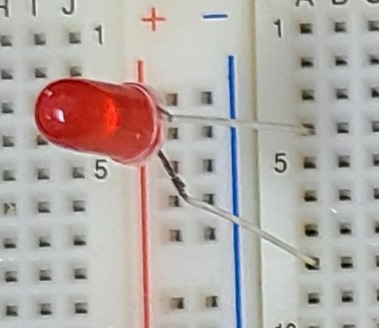
#> input picture temp/led2.JPG, 379 x 328 px, found by its file name
$ python led_claude.py
#> lines starting #> are read from the running program, lines starting #| are printed output that depends on the picture; after the words box and inside, x2 and y2 are one past the last pixel; in counts of white or black regions, pixels touching at a corner belong together
import cv2
import numpy as np
import matplotlib.pyplot as plt
from scipy.spatial.distance import cdist

def detect_led_lead_endpoints(image_path):
    """
    LED 리드의 끝점 좌표를 검출하는 함수

    Args:
        image_path (str): 이미지 파일 경로

    Returns:
        list: [(x1, y1), (x2, y2)] 형태의 끝점 좌표 리스트
    """
#> called with image_path = 'led2.jpg'

    # 1. 이미지 로드
    image = cv2.imread(image_path)
#> image is the input picture: shape (328, 379, 3); mean B, G, R 166.9, 171.4, 179.8
    if image is None:
        raise ValueError(f"이미지를 불러올 수 없습니다: {image_path}")

    # 원본 이미지 복사 (결과 시각화용)
    result_image = image.copy()

    # 그레이스케일 변환
    gray = cv2.cvtColor(image, cv2.COLOR_BGR2GRAY)
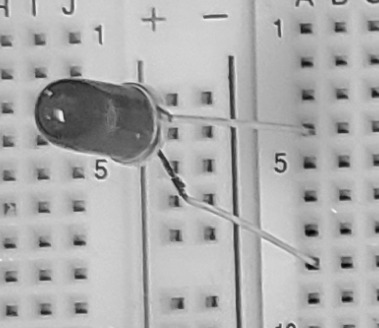
#> gray: shape (328, 379); min 4, max 244, mean 173.4

    # 2. 노이즈 제거 및 전처리
    blurred = cv2.GaussianBlur(gray, (5, 5), 0)

    # 3. 어두운 구멍 검출 (브레드보드 구멍)
    # 임계값을 사용해 어두운 영역 찾기
    _, thresh_dark = cv2.threshold(blurred, 0, 255, cv2.THRESH_BINARY_INV + cv2.THRESH_OTSU)
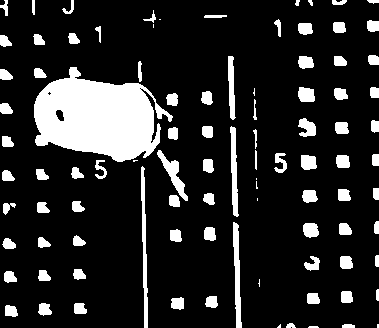
#> thresh_dark: shape (328, 379); 15.6% white; 96 white regions (10 under 20 px), largest, box (x1, y1, x2, y2) and area: (34, 67, 173, 162) 8374, (141, 166, 148, 328) 608, (233, 222, 242, 328) 567

    # 모폴로지 연산으로 구멍 모양 개선
    kernel_circle = cv2.getStructuringElement(cv2.MORPH_ELLIPSE, (5, 5))
    holes_mask = cv2.morphologyEx(thresh_dark, cv2.MORPH_OPEN, kernel_circle)
#> holes_mask: shape (328, 379); 13.9% white; 76 white regions (3 under 20 px), largest, box (x1, y1, x2, y2) and area: (34, 67, 160, 162) 8109, (233, 223, 242, 328) 560, (230, 127, 238, 216) 472
    holes_mask = cv2.morphologyEx(holes_mask, cv2.MORPH_CLOSE, kernel_circle)
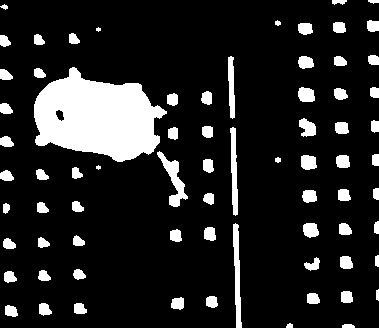
#> holes_mask: shape (328, 379); 14.1% white; 73 white regions (2 under 20 px), largest, box (x1, y1, x2, y2) and area: (34, 67, 167, 162) 8294, (157, 151, 188, 207) 577, (233, 223, 242, 328) 560

    # 4. 구멍 검출 (원형 검출)
    circles = cv2.HoughCircles(
        holes_mask,
        cv2.HOUGH_GRADIENT,
        dp=1,
        minDist=20,
        param1=50,
        param2=15,
        minRadius=3,
        maxRadius=15
    )
#> circles = None

    hole_centers = []
    if circles is not None:
        circles = np.round(circles[0, :]).astype("int")
        hole_centers = [(x, y) for x, y in circles[:, :2]]

    # 5. 엣지 검출로 리드 찾기
    edges = cv2.Canny(blurred, 50, 150, apertureSize=3)
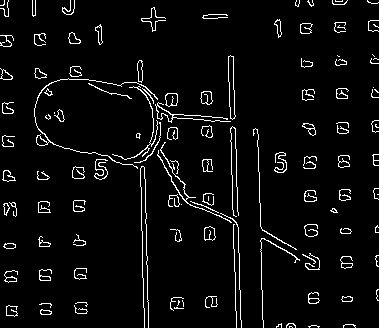
#> edges: shape (328, 379); 4.8% white in thin lines or dots

    # 6. 허프 라인 변환으로 직선 검출
    lines = cv2.HoughLinesP(
        edges,
        rho=1,
        theta=np.pi/180,
        threshold=30,
        minLineLength=20,
        maxLineGap=10
    )
#> lines = 56 rows, first 6: [231, 156, 235, 298], [232, 56, 235, 116], [141, 187, 143, 307], [261, 228, 319, 264], [145, 179, 147, 301], [257, 129, 260, 226]

    # 7. 리드 후보 직선 필터링
    lead_lines = []
    if lines is not None:
        for line in lines:
            x1, y1, x2, y2 = line[0]

            # 직선의 길이 계산
            length = np.sqrt((x2-x1)**2 + (y2-y1)**2)

            # 직선의 각도 계산 (수직에 가까운 것 선택)
            angle = np.abs(np.arctan2(y2-y1, x2-x1) * 180 / np.pi)

            # 필터링 조건: 길이가 충분하고, 수직에 가까운 직선
            if length > 15 and (angle > 70 and angle < 110):
                lead_lines.append(((x1, y1), (x2, y2)))
#> this loop made 56 passes
#> (x1, y1, x2, y2, length, angle) on passes 1 to 12: (231, 156, 235, 298, 142.1, 88.39), (232, 56, 235, 116, 60.07, 87.14), (141, 187, 143, 307, 120, 89.05), (261, 228, 319, 264, 68.26, 31.83), (145, 179, 147, 301, 122, 89.06), (257, 129, 260, 226, 97.05, 88.23), (239, 271, 240, 308, 37.01, 88.45), (262, 238, 295, 256, 37.59, 28.61), (152, 116, 230, 121, 78.16, 3.67), (152, 111, 234, 118, 82.3, 4.88), (170, 195, 236, 223, 71.69, 22.99), (62, 147, 109, 156, 47.85, 10.84)
#> after the loop, lead_lines = 19 items

    # 8. 대안 방법: 밝기 기반 리드 검출
    if len(lead_lines) < 2:
        # 금속 리드는 반사로 인해 밝을 수 있음
        _, thresh_bright = cv2.threshold(blurred, 0, 255, cv2.THRESH_BINARY + cv2.THRESH_OTSU)

        # 세로 방향 구조 요소로 리드 모양 강화
        kernel_vertical = cv2.getStructuringElement(cv2.MORPH_RECT, (1, 7))
        vertical_mask = cv2.morphologyEx(thresh_bright, cv2.MORPH_OPEN, kernel_vertical)

        # 윤곽선 검출
        contours, _ = cv2.findContours(vertical_mask, cv2.RETR_EXTERNAL, cv2.CHAIN_APPROX_SIMPLE)

        for contour in contours:
            # 윤곽선을 직선으로 근사
            epsilon = 0.02 * cv2.arcLength(contour, True)
            approx = cv2.approxPolyDP(contour, epsilon, True)

            # 직선에 가까운 윤곽선만 선택
            if len(approx) >= 2:
                area = cv2.contourArea(contour)
                rect = cv2.boundingRect(contour)
                aspect_ratio = rect[3] / rect[2] if rect[2] > 0 else 0

                # 세로로 긴 모양이고 적당한 크기인 것 선택
                if aspect_ratio > 2 and area > 50 and area < 1000:
                    # 윤곽선의 시작점과 끝점 찾기
                    top_point = tuple(contour[contour[:, :, 1].argmin()][0])
                    bottom_point = tuple(contour[contour[:, :, 1].argmax()][0])
                    lead_lines.append((top_point, bottom_point))

    # 9. 리드와 구멍의 교차점 찾기
    endpoints = []

    if len(lead_lines) >= 2 and len(hole_centers) >= 2:
        # 각 리드라인에 대해 가장 가까운 구멍 찾기
        for line in lead_lines[:2]:  # 처음 2개 리드만 처리
            line_points = np.array([line[0], line[1]])
            hole_array = np.array(hole_centers)

            # 라인의 각 끝점에서 가장 가까운 구멍 찾기
            distances = cdist(line_points, hole_array)
            min_dist_idx = np.unravel_index(np.argmin(distances), distances.shape)

            closest_hole = hole_centers[min_dist_idx[1]]
            endpoints.append(closest_hole)

    # 10. 대안: 리드라인의 끝점을 직접 사용
    if len(endpoints) < 2 and len(lead_lines) >= 2:
        for line in lead_lines[:2]:
            # 아래쪽 끝점 선택 (일반적으로 브레드보드는 아래쪽)
            y1, y2 = line[0][1], line[1][1]
            if y1 > y2:
                endpoints.append(line[0])
            else:
                endpoints.append(line[1])
#> this loop made 2 passes
#> (line, y1, y2) on passes 1 to 2: (((231, 156), (235, 298)), 156, 298), (((232, 56), (235, 116)), 56, 116)
#> after the loop, endpoints = [(235, 298), (235, 116)]

    # 11. 최종 결과가 없다면 이미지 중심부에서 추정
    if len(endpoints) < 2:
        height, width = gray.shape
        # 이미지를 세로로 나누어 좌우에서 각각 1개씩 찾기
        left_region = gray[:, :width//2]
        right_region = gray[:, width//2:]

        # 각 영역에서 가장 어두운 점 찾기 (구멍 위치 추정)
        left_min_loc = np.unravel_index(np.argmin(left_region), left_region.shape)
        right_min_loc = np.unravel_index(np.argmin(right_region), right_region.shape)

        endpoints = [
            (left_min_loc[1], left_min_loc[0]),
            (right_min_loc[1] + width//2, right_min_loc[0])
        ]

    # 12. 결과 시각화
    for i, point in enumerate(endpoints[:2]):
        cv2.circle(result_image, point, 5, (0, 0, 255), -1)  # 빨간색 점
        cv2.putText(result_image, f'P{i+1}',
                   (point[0]+10, point[1]-10),
                   cv2.FONT_HERSHEY_SIMPLEX, 0.5, (0, 0, 255), 2)
#> this loop made 2 passes
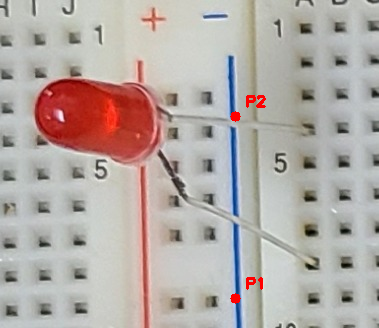
#> result_image: shape (328, 379, 3); 0.36% of pixels changed, all inside (x1, y1, x2, y2) = (230, 95, 266, 304)

    # 디버깅용: 검출된 라인들도 표시
    for line in lead_lines[:2]:
        cv2.line(result_image, line[0], line[1], (0, 255, 0), 2)
#> this loop made 2 passes
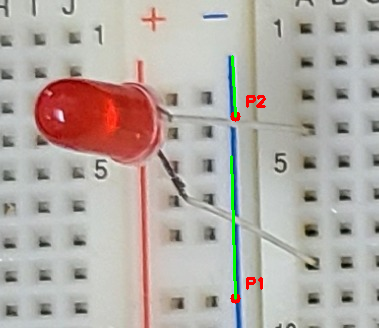
#> result_image: shape (328, 379, 3); 0.49% of pixels changed, all inside (x1, y1, x2, y2) = (230, 55, 237, 300)

    # 검출된 구멍들도 표시
    for center in hole_centers:
        cv2.circle(result_image, center, 3, (255, 0, 0), 2)

    return endpoints[:2], result_image

def main():
    """메인 함수"""
    try:
        # 이미지 파일 경로 (실제 파일명으로 변경해주세요)
        image_path = "led2.jpg"

        # LED 리드 끝점 검출
        endpoints, result_image = detect_led_lead_endpoints(image_path)
#> endpoints = [(235, 298), (235, 116)]

        # 결과 출력
        print("검출된 LED 리드 끝점 좌표:")
        print(endpoints)
#| [(235, 298), (235, 116)]

        # 결과 이미지 표시
        plt.figure(figsize=(12, 8))

        # 원본 이미지
        original = cv2.imread(image_path)
        plt.subplot(1, 2, 1)
        plt.imshow(cv2.cvtColor(original, cv2.COLOR_BGR2RGB))
        plt.title("원본 이미지")
        plt.axis('off')

        # 결과 이미지
        plt.subplot(1, 2, 2)
        plt.imshow(cv2.cvtColor(result_image, cv2.COLOR_BGR2RGB))
        plt.title("검출된 끝점")
        plt.axis('off')

        plt.tight_layout()
        plt.show()
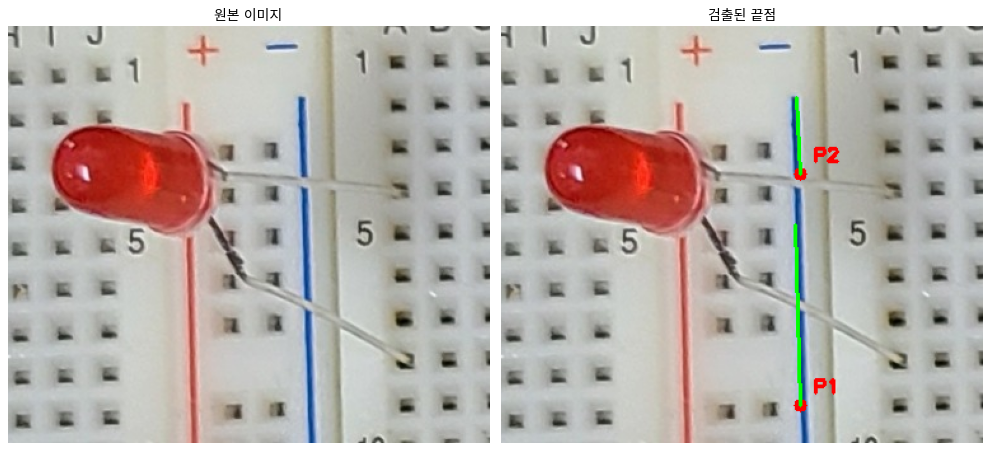
#> figure drawn by matplotlib, 2 panels

        # 결과 저장
        cv2.imwrite("led_detection_result.png", result_image)
        print("결과 이미지가 'led_detection_result.png'로 저장되었습니다.")

    except Exception as e:
        print(f"오류 발생: {e}")
        print("이미지 파일 경로를 확인해주세요.")

if __name__ == "__main__":
    main()

$ run again, with temp/led1.JPG copied over temp/led2.JPG
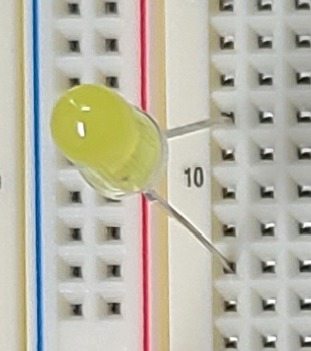
#> input picture temp/led1.JPG, 311 x 351 px, found by its file name
#> in detect_led_lead_endpoints, image is the input picture: shape (351, 311, 3); mean B, G, R 168.1, 183.2, 185.8
#> thresh_dark: shape (351, 311); 9.8% white; 55 white regions (5 under 20 px), largest, box (x1, y1, x2, y2) and area: (32, 0, 42, 351) 1906, (142, 193, 155, 351) 809, (140, 0, 157, 126) 551
#> circles = None
#> edges: shape (351, 311); 4.9% white in thin lines or dots
#> lines = 38 rows, first 6: [35, 206, 37, 350], [41, 280, 42, 350], [167, 161, 168, 272], [22, 0, 23, 59], [26, 278, 26, 306], [32, 0, 33, 87]
#> the loop in detect_led_lead_endpoints, `for line in lines:` made 38 passes
#> (x1, y1, x2, y2, length, angle) on passes 1 to 8: (35, 206, 37, 350, 144, 89.2), (41, 280, 42, 350, 70.01, 89.18), (167, 161, 168, 272, 111, 89.48), (22, 0, 23, 59, 59.01, 89.03), (26, 278, 26, 306, 28, 90), (32, 0, 33, 87, 87.01, 89.34), (147, 342, 147, 226, 116, 90), (25, 291, 25, 156, 135, 90)
#> after the loop in detect_led_lead_endpoints, `for line in lines:`: lead_lines = 28 items
#> the loop in detect_led_lead_endpoints, `for line in lead_lines[:2]:` made 2 passes
#> (line, y1, y2) on passes 1 to 2: (((35, 206), (37, 350)), 206, 350), (((41, 280), (42, 350)), 280, 350)
#> after the loop in detect_led_lead_endpoints, `for line in lead_lines[:2]:`: endpoints = [(37, 350), (42, 350)]
#> the loop in detect_led_lead_endpoints, `for i, point in enumerate(endpoints[:2]):` made 2 passes
#> the loop in detect_led_lead_endpoints, `for line in lead_lines[:2]:` made 2 passes
#> after the loop in detect_led_lead_endpoints, `for line in lead_lines[:2]:`:
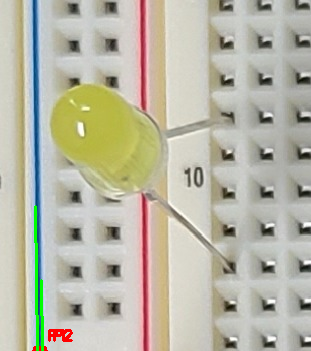
#> result_image: shape (351, 311, 3); mean B, G, R 166.5, 183.4, 185.4
#| [(37, 350), (42, 350)]
#> in main, `plt.show()`:
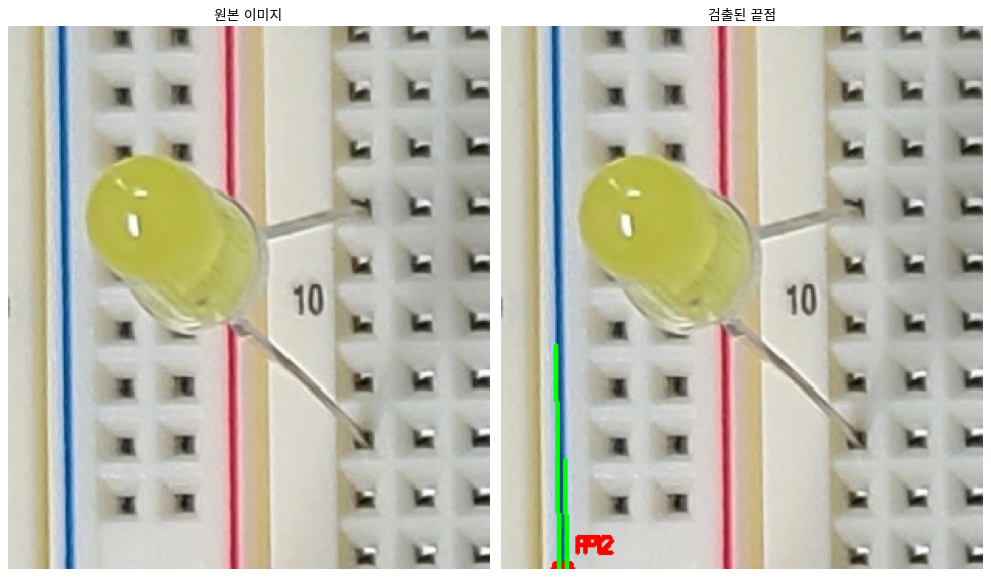
#> figure drawn by matplotlib, 2 panels

$ run again, with temp/led10.JPG copied over temp/led2.JPG
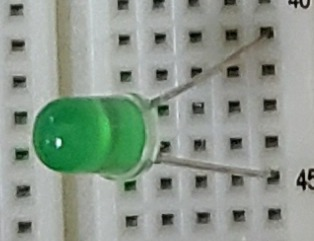
#> input picture temp/led10.JPG, 314 x 241 px, found by its file name
#> in detect_led_lead_endpoints, image is the input picture: shape (241, 314, 3); mean B, G, R 141.2, 153, 141.3
#> thresh_dark: shape (241, 314); 24.7% white; 38 white regions (2 under 20 px), largest, box (x1, y1, x2, y2) and area: (33, 23, 276, 241) 11292, (132, 141, 280, 190) 1275, (57, 8, 65, 95) 276
#> circles = None
#> edges: shape (241, 314); 4.4% white in thin lines or dots
#> lines = 37 rows, first 6: [55, 0, 58, 98], [177, 158, 257, 170], [124, 183, 162, 141], [227, 176, 253, 176], [141, 155, 210, 167], [211, 68, 272, 28]
#> the loop in detect_led_lead_endpoints, `for line in lines:` made 37 passes
#> (x1, y1, x2, y2, length, angle) on passes 1 to 8: (55, 0, 58, 98, 98.05, 88.25), (177, 158, 257, 170, 80.89, 8.53), (124, 183, 162, 141, 56.64, 47.86), (227, 176, 253, 176, 26, 0), (141, 155, 210, 167, 70.04, 9.87), (211, 68, 272, 28, 72.95, 33.25), (57, 98, 138, 94, 81.1, 2.83), (52, 170, 99, 174, 47.17, 4.86)
#> after the loop in detect_led_lead_endpoints, `for line in lines:`: lead_lines = [((55, 0), (58, 98)), ((61, 173), (64, 229)), ((206, 166), (206, 186)), ((139, 173), (146, 134)), ((135, 93), (145, 129)), ((134, 167), (135, 188))]
#> the loop in detect_led_lead_endpoints, `for line in lead_lines[:2]:` made 2 passes
#> (line, y1, y2) on passes 1 to 2: (((55, 0), (58, 98)), 0, 98), (((61, 173), (64, 229)), 173, 229)
#> after the loop in detect_led_lead_endpoints, `for line in lead_lines[:2]:`: endpoints = [(58, 98), (64, 229)]
#> the loop in detect_led_lead_endpoints, `for i, point in enumerate(endpoints[:2]):` made 2 passes
#> the loop in detect_led_lead_endpoints, `for line in lead_lines[:2]:` made 2 passes
#> line on passes 1 to 2: ((55, 0), (58, 98)), ((61, 173), (64, 229))
#> after the loop in detect_led_lead_endpoints, `for line in lead_lines[:2]:`:
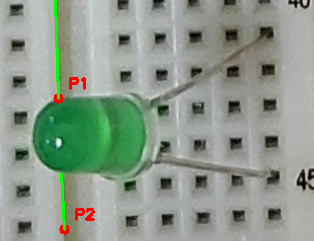
#> result_image: shape (241, 314, 3); mean B, G, R 139.7, 152.8, 141
#| [(58, 98), (64, 229)]
#> in main, `plt.show()`:
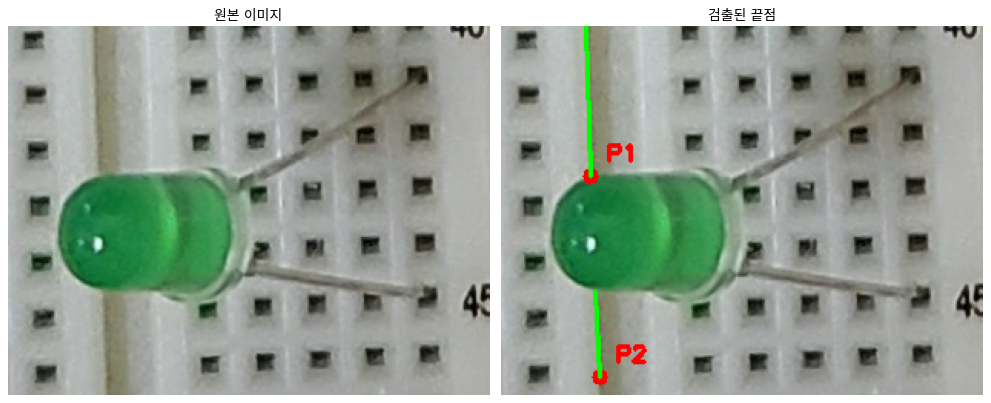
#> figure drawn by matplotlib, 2 panels

$ run again, with temp/led11.JPG copied over temp/led2.JPG
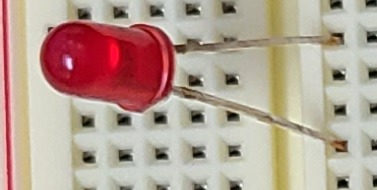
#> input picture temp/led11.JPG, 377 x 190 px, found by its file name
#> in detect_led_lead_endpoints, image is the input picture: shape (190, 377, 3); mean B, G, R 147.1, 159.8, 182.1
#> thresh_dark: shape (190, 377); 21.8% white; 43 white regions (5 under 20 px), largest, box (x1, y1, x2, y2) and area: (40, 8, 252, 113) 10543, (2, 0, 12, 190) 727, (319, 32, 344, 45) 231
#> circles = None
#> edges: shape (190, 377); 5.1% white in thin lines or dots
#> lines = 43 rows, first 6: [2, 12, 5, 125], [6, 24, 10, 146], [320, 31, 323, 113], [159, 90, 187, 98], [221, 105, 256, 117], [162, 80, 263, 111]
#> the loop in detect_led_lead_endpoints, `for line in lines:` made 43 passes
#> (x1, y1, x2, y2, length, angle) on passes 1 to 8: (2, 12, 5, 125, 113, 88.48), (6, 24, 10, 146, 122.1, 88.12), (320, 31, 323, 113, 82.05, 87.9), (159, 90, 187, 98, 29.12, 15.95), (221, 105, 256, 117, 37, 18.92), (162, 80, 263, 111, 105.7, 17.06), (97, 31, 136, 44, 41.11, 18.43), (161, 52, 203, 50, 42.05, 2.73)
#> after the loop in detect_led_lead_endpoints, `for line in lines:`: lead_lines = [((2, 12), (5, 125)), ((6, 24), (10, 146)), ((320, 31), (323, 113)), ((6, 152), (7, 189)), ((324, 143), (326, 188)), ((10, 150), (11, 187)), ((161, 44), (163, 74))]
#> the loop in detect_led_lead_endpoints, `for line in lead_lines[:2]:` made 2 passes
#> (line, y1, y2) on passes 1 to 2: (((2, 12), (5, 125)), 12, 125), (((6, 24), (10, 146)), 24, 146)
#> after the loop in detect_led_lead_endpoints, `for line in lead_lines[:2]:`: endpoints = [(5, 125), (10, 146)]
#> the loop in detect_led_lead_endpoints, `for i, point in enumerate(endpoints[:2]):` made 2 passes
#> the loop in detect_led_lead_endpoints, `for line in lead_lines[:2]:` made 2 passes
#| [(5, 125), (10, 146)]
#> in main, `plt.show()`:
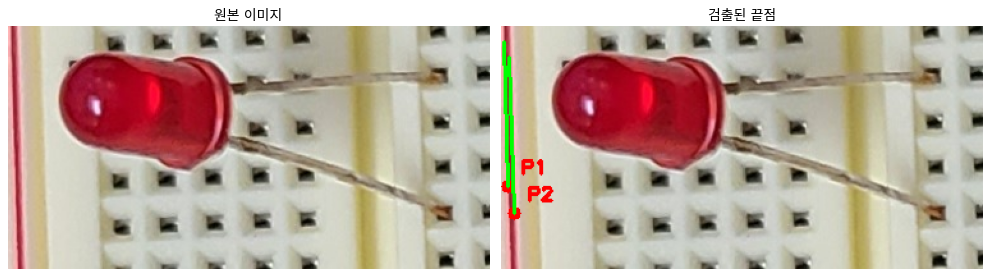
#> figure drawn by matplotlib, 2 panels
